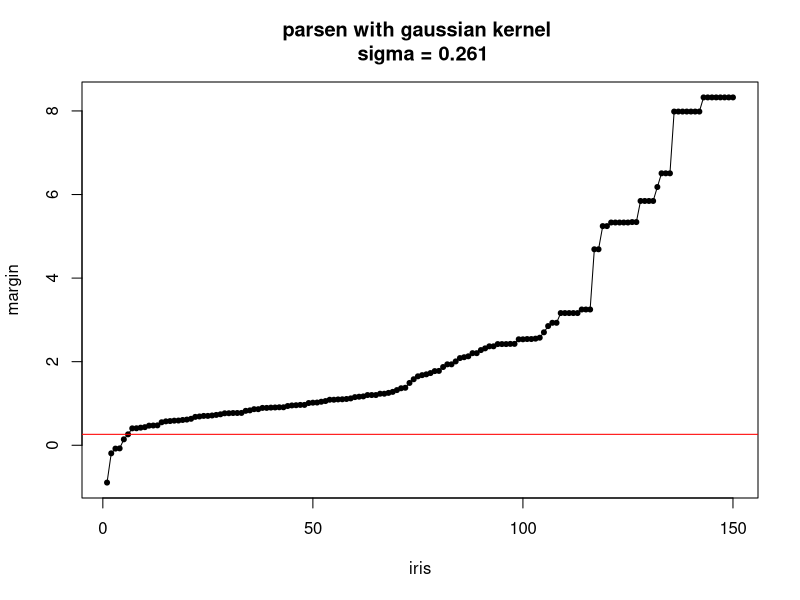
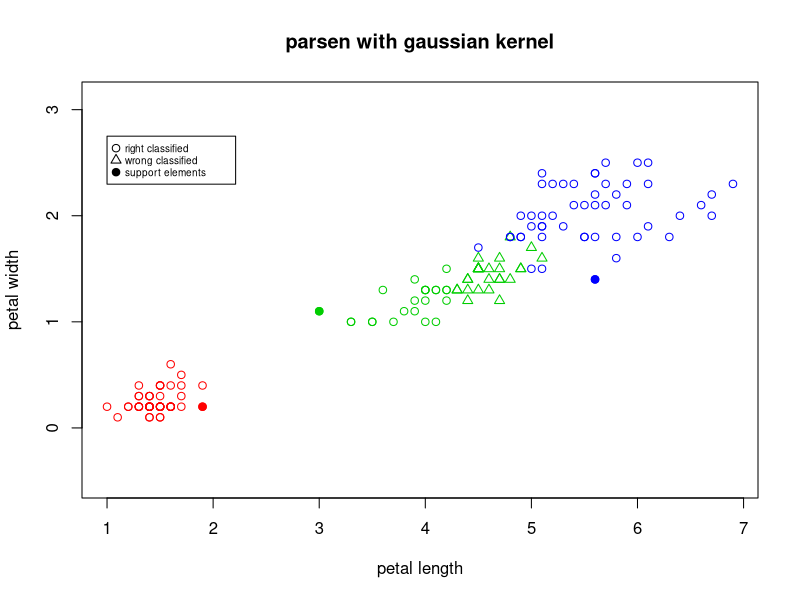
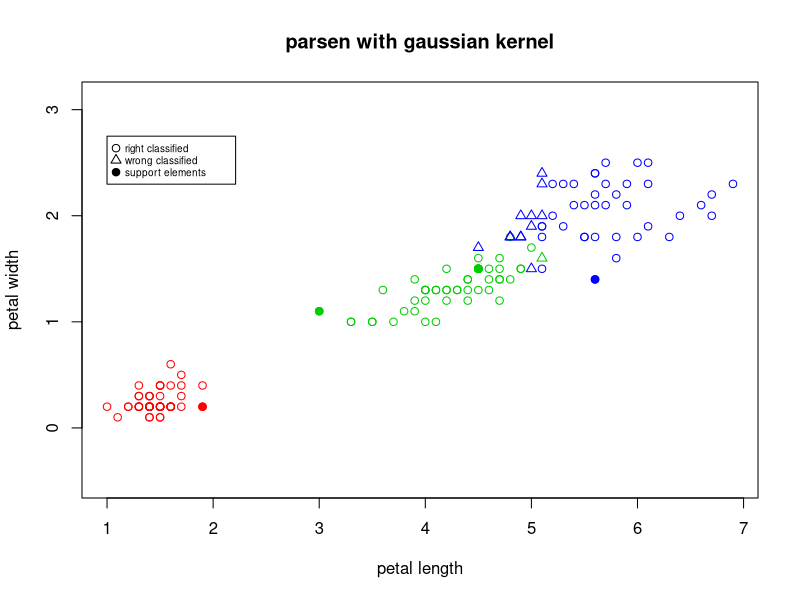
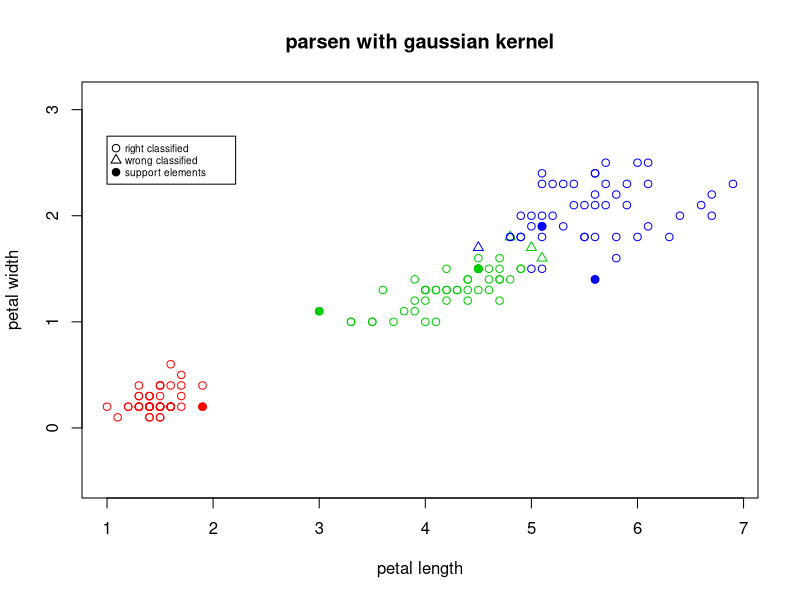
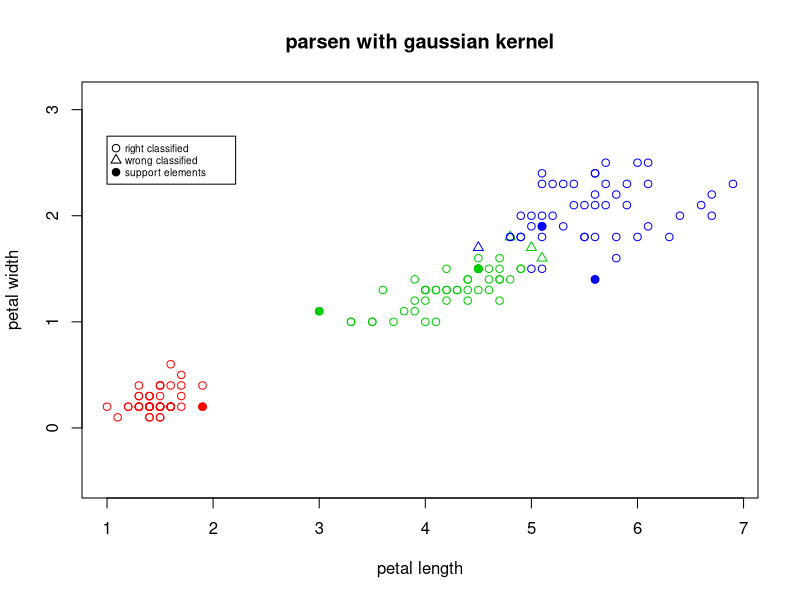

R code for these plots, in order:
euclideanDistance <- function(u, v){
  return(sqrt(sum((u - v)^2)))
}

kernelGaussian <- function(x, y, metricFunction, h){
  r = metricFunction(x,y) / h
  return(((2*pi)^(-1/2)) * exp(-1/2*r^2))
}

parsen <- function(xl, z, h = 0.1, metricFunction=euclideanDistance, kernel=kernelGaussian){
  l <- dim(xl)[1]
  n <- dim(xl)[2] - 1
  
  d <- c(0.0,0.0,0.0)
  names(d) <- c("setosa", "versicolor", "virginica")
  
  for (i in 1:l){
    curObjClass = xl[i, n+1]
    d[curObjClass] <- d[curObjClass] + kernel(xl[i,1:n], z, metricFunction, h)
  }
  return (c(1,names(which.max(d))))
}

sortObjectsByDist <- function(xl, z, metricFunction = euclideanDistance){
  l <- dim(xl)[1]
  n <- dim(xl)[2] - 1
  
  distances <- matrix(NA, l, 2)
  for (i in 1:l)
  {
    distances[i, ] <- c(i, metricFunction(xl[i, 1:n], z))
  }
  
  orderedXl <- xl[order(distances[, 2]), ]
  return (orderedXl);
}

findAccuracy <- function(learn_data ,data, classifMethod){
  accuracy = 0
  good_class <- data.frame()
  bad_class <- data.frame()
  
  for(i in c(1:length(data[,1]))){
    z <- data[i,1:2]
    classes = c('setosa','versicolor','virginica')
    class <- classifMethod(learn_data[,1:3], z)[2]
    
    data[i,5] = 'false'
    
    if(class == data[i,3]){
      # if(classes[as.integer(class)] == data[i,3]){
      data[i,5] = 'true'
      good_class <- data.frame(rbind(good_class, data[i,]))
      accuracy = accuracy + 1
    } else {
      bad_class <- data.frame(rbind(bad_class, data[i,]))
    }
  }
  
  colors <- c("setosa" = "red", "versicolor" = "green3", "virginica" = "blue1")
  pchList <- c("true" = 21, "false" = 24, "train" = 23)
  plot(data[, 1:2],
       pch = pchList[data[,5]],
       col = colors[data$Species],
       xlab = 'petal length',
       ylab = 'petal width',
       main = 'parsen with gaussian kernel',
       asp=1
  )
  legend(1, 2.75, legend=c("right classified", "wrong classified", "support elements"),
         pt.bg=c(NA, NA, "black"), pch=c(21,24,21), cex=0.6, pt.cex = 1, text.width = 1)
  points(learn_data[,1:2], pch=21, bg=colors[learn_data$Species], col=colors[learn_data$Species])
  
  return(c(length(data[,1]) - accuracy, names(which.max(table(bad_class[,3])))))
}

riskFunction <- function(x, my_iris){
  return(margin(x, my_iris))
}

margin <- function(x, my_iris) {
  l <- dim(my_iris)[1]
  n <- dim(my_iris)[2] - 1
  
  d <- c(0.0,0.0,0.0)
  names(d) <- c("setosa", "versicolor", "virginica")
  
  for (i in 1:l){
    curObjClass = my_iris[i, n+1]
    d[curObjClass] <- d[curObjClass] + kernelGaussian(my_iris[i,1:2], x[,1:2], metricFunction=euclideanDistance, h=0.1)
  }
  
  namesD = names(d)
  
  dCur <- which(namesD %in% x$Species)
  
  sortedCounts = sort(d[-dCur])
  
  return(d[x[, 3]] - sortedCounts[2])
}

countSigma <- function(my_iris, riskFunc) {
  
  # draw plot of margins
  
  sortedRiskVector <- sort(my_iris[,4])
  sigma <- sortedRiskVector[6]
  
  plotTitle <- paste('parsen with gaussian kernel \n sigma =', round(sigma, 3))
  plot(sortedRiskVector, pch=20, xlab='iris', ylab='margin', main=plotTitle)
  
  lines(sortedRiskVector, pch=16)
  lines(c(-100,250), c(sigma,sigma), pch=16, col='red')
  
  print(paste0('sigma = ', round(sigma, 3)))
  
  return(sigma)
}

stolp <- function(my_iris, l0, classifMethod=kNN, riskFunc=riskFunction){
  
  # #1 count risk vector and append it to data
  
  risk_vector <- c()
  
  for(i in 1:dim(my_iris)[1]){
    risk_vector <- c(risk_vector,riskFunc(my_iris[i,], my_iris))
  }
  my_iris = cbind(my_iris, risk_vector)
  
  # #2 delete noise ibjects
  
  sigma <- countSigma(my_iris, riskFunc)
  print(paste0('sigma = ', round(sigma, 3)))
  
  my_iris_without_noiseObjesct <- my_iris[my_iris[,dim(my_iris)[2]] > sigma, ]
  
  
  # #3 finding elements from each class with minimal risk
  
  my_iris_without_learn_data <- my_iris_without_noiseObjesct
  
  learn_data <- data.frame()
  
  for(i in unique(iris$Species)){
    curDF <- my_iris_without_noiseObjesct[my_iris_without_noiseObjesct[,dim(my_iris)[2]-1] == i,]
    classMin <- curDF[which.min(curDF[,dim(my_iris)[2]]), ]
    curDF <- curDF[-which.min(curDF[,dim(my_iris)[2]]), ]
    learn_data <- rbind(learn_data, classMin)
  }

  # #4 add element to learn_data
  while(TRUE){
    accArr <- findAccuracy(learn_data, my_iris, classifMethod)

    print( paste(
      paste(length(learn_data[,1]), ' |||| '),
      paste('false positive = ', accArr[1], '/', length(my_iris[,1]), ' = ', round(as.integer(accArr[1])/length(my_iris[,1]),3))
    ))

    if(as.integer(accArr[1]) < l0){
      break
    }
    
    className <- accArr[2]
    curClassDF <- my_iris_without_learn_data[my_iris_without_learn_data$Species == className, ]
    
    maxIndex <- which.max(curClassDF[, dim(my_iris)[2]])
    print(curClassDF[maxIndex, ])
    
    learn_data <- data.frame(rbind(learn_data, curClassDF[maxIndex, ]))
    
    my_iris_without_learn_data <- my_iris_without_learn_data[-maxIndex, ]

  }

  print(paste0('accuracy = ', 1 - as.integer(findAccuracy(learn_data, my_iris, classifMethod)[1]) / length(my_iris[,1]) ))

  start <- Sys.time()
  for(idx in 1:150){
    parsen(learn_data[, 1:3], my_iris[idx,1:2])
  }
  print(Sys.time() - start)
}

# my_iris = read.table("/Users/khurshudov/Desktop/SMPR/metric_classification/iris30.txt", sep="\t", header=TRUE)
my_iris = iris[, 3:5]

# printAccuracy(my_iris)
# paintClassificationCard(my_iris)
stolp(my_iris, 5, classifMethod = parsen)

# margin(my_iris[1], my_iris, 3)
